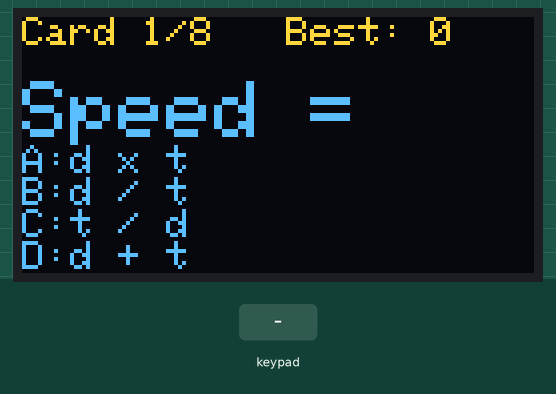
Recording of a sketch running on a simulated ESP32. Shown: 128×64 one-colour display. The inputs (shaded band) are chosen by the test bench. The OLED is the two-colour kind (top 16 rows yellow); EEPROM starts erased.

Above: at 1.2 s.
1.3 s: key 'A' pressed
At 2.2 s:
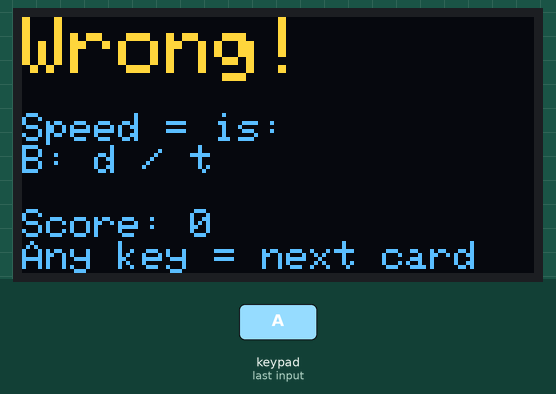
2.8 s: keypad keys 1 3 1 2 1 4 2 7 A pressed 0.4 s apart
At 3.3 s:
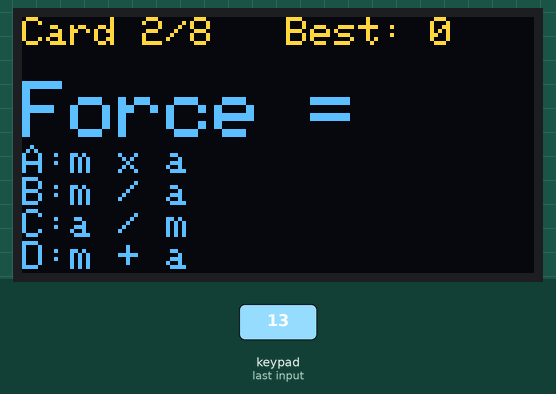
7.9 s: keypad keys 1 3 1 2 1 4 2 7 D pressed 0.4 s apart
At 8.3 s:
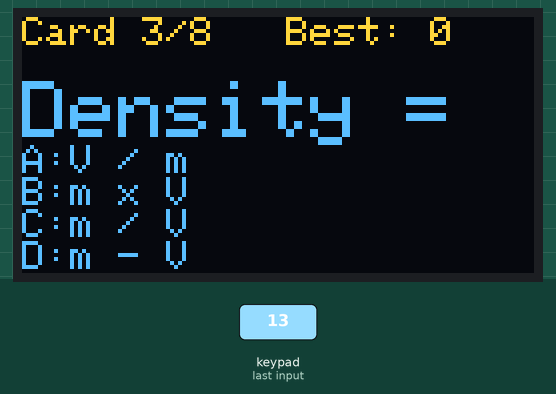
13.0 s: key '1' pressed
At 13.3 s:
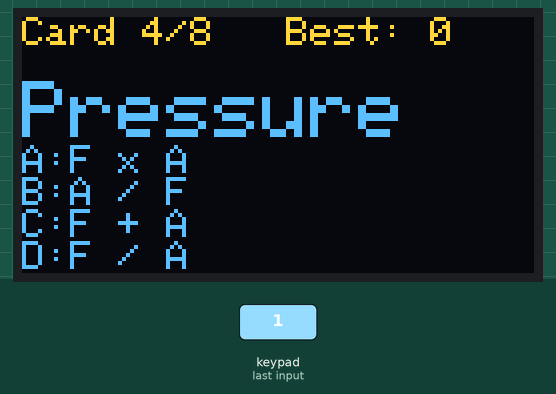
14.5 s: key 'B' pressed
At 15.7 s:
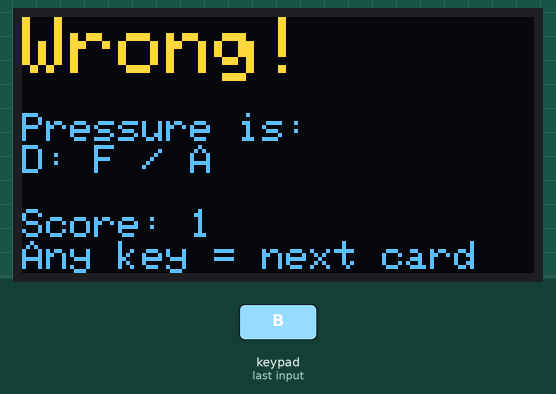
16.0 s: keypad keys 2 6 2 5 3 3 3 2 A pressed 0.4 s apart
At 16.9 s:
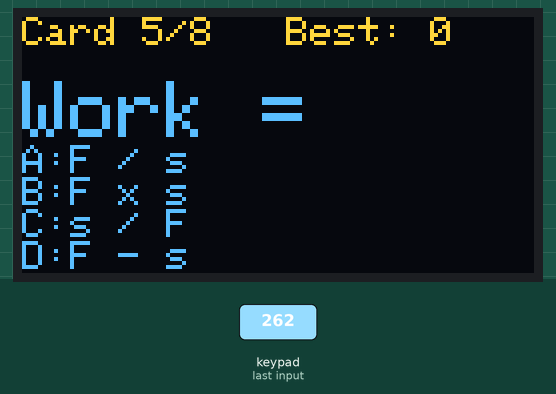
Timing chart, 0 to 19.0 s (numbered marks = the images above; inputs shaded):
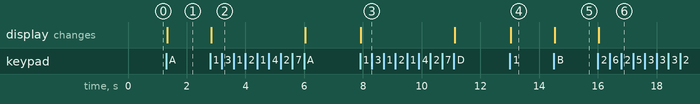

Measured:
- after the input at 1.3 s, the display: changes at once (image 1)
- after the input at 2.8 s, the display: changes at once (image 2)
- after the input at 7.9 s, the display: changes at once (image 3)
- after the input at 13.0 s, the display: changes at once (image 4)
- after the input at 14.5 s, the display: changes at once (image 5)
- after the input at 16.0 s, the display: changes at once (image 6)

The sketch:

C3_Formula_Trainer.ino
```cpp
#include <Wire.h>
#include <Adafruit_GFX.h>
#include <Adafruit_SSD1306.h>
#include <Keypad.h>
#include <EEPROM.h>

#define SCREEN_WIDTH 128
#define SCREEN_HEIGHT 64
Adafruit_SSD1306 display(SCREEN_WIDTH, SCREEN_HEIGHT, &Wire, -1);

const byte ROWS = 4;
const byte COLS = 4;
char keys[ROWS][COLS] = {
  {'1','2','3','A'},
  {'4','5','6','B'},
  {'7','8','9','C'},
  {'*','0','#','D'}
};
byte rowPins[ROWS] = {13, 12, 14, 27};
byte colPins[COLS] = {26, 25, 33, 32};
Keypad keypad = Keypad(makeKeymap(keys), rowPins, colPins, ROWS, COLS);

// ---------- NEW: A STRUCT FOR ONE FLASHCARD ----------
struct Flashcard {
  String word;
  String choiceA;
  String choiceB;
  String choiceC;
  String choiceD;
  char correctChoice;     // 'A', 'B', 'C' or 'D'
};

// An array of structs: 8 flashcards. Edit them with your own words!
// CHALLENGE 3: physics formulas instead of words.
// Keep each "word" short (10 letters) and each choice short (19 letters).
Flashcard cards[8] = {
  {"Speed =", "d x t", "d / t", "t / d", "d + t", 'B'},
  {"Force =", "m x a", "m / a", "a / m", "m + a", 'A'},
  {"Density =", "V / m", "m x V", "m / V", "m - V", 'C'},
  {"Pressure", "F x A", "A / F", "F + A", "F / A", 'D'},
  {"Work =", "F / s", "F x s", "s / F", "F - s", 'B'},
  {"Power =", "W / t", "W x t", "t / W", "W + t", 'A'},
  {"Weight =", "m / g", "g / m", "m x g", "m + g", 'C'},
  {"V (Ohm) =", "I / R", "R / I", "I + R", "I x R", 'D'}
};
const int TOTAL_CARDS = 8;

int currentCard = 0;
int score = 0;
int bestScore = 0;            // loaded from EEPROM
bool showingResult = false;
bool wasCorrect = false;

void setup() {
  Serial.begin(115200);
  if (!display.begin(SSD1306_SWITCHCAPVCC, 0x3C)) {
    Serial.println("OLED not found");
    while (true);
  }
  EEPROM.begin(4);
  bestScore = EEPROM.read(0);
  if (bestScore > TOTAL_CARDS) bestScore = 0;   // empty EEPROM reads 255
  display.setTextColor(SSD1306_WHITE);
  showQuestion();
}

void loop() {
  char key = keypad.getKey();
  if (!key) return;

  if (showingResult) {          // any key: next card
    goToNextCard();
    return;
  }
  if (key == 'A' || key == 'B' || key == 'C' || key == 'D') {
    checkAnswer(key);
  }
}

// Returns the text of choice A, B, C or D of a card
String choiceText(Flashcard card, char letter) {
  if (letter == 'A') return card.choiceA;
  if (letter == 'B') return card.choiceB;
  if (letter == 'C') return card.choiceC;
  return card.choiceD;
}

void checkAnswer(char chosen) {
  wasCorrect = (chosen == cards[currentCard].correctChoice);
  if (wasCorrect) {
    score++;
  }
  showingResult = true;
  showResultScreen();
}

void goToNextCard() {
  currentCard++;
  showingResult = false;
  if (currentCard >= TOTAL_CARDS) {   // the quiz is over
    showFinalScore();
    delay(4000);
    currentCard = 0;
    score = 0;
  }
  showQuestion();
}

void showQuestion() {
  Flashcard card = cards[currentCard];   // a copy of the current card
  display.clearDisplay();
  display.setTextSize(1);
  display.setCursor(0, 0);
  display.print("Card ");
  display.print(currentCard + 1);
  display.print("/");
  display.print(TOTAL_CARDS);
  display.print("   Best: ");
  display.println(bestScore);
  display.setCursor(0, 16);   // row 16: below the yellow strip
  display.setTextSize(2);
  display.println(card.word);
  display.setTextSize(1);
  display.print("A:"); display.println(card.choiceA);
  display.print("B:"); display.println(card.choiceB);
  display.print("C:"); display.println(card.choiceC);
  display.print("D:"); display.println(card.choiceD);
  display.display();
}

void showResultScreen() {
  Flashcard card = cards[currentCard];
  display.clearDisplay();
  display.setTextSize(2);
  display.setCursor(0, 0);
  if (wasCorrect) {
    display.println("Correct!");
  } else {
    display.println("Wrong!");
  }
  display.setTextSize(1);
  display.println("");
  display.print(card.word);
  display.println(" is:");
  display.print(card.correctChoice);
  display.print(": ");
  display.println(choiceText(card, card.correctChoice));
  display.println("");
  display.print("Score: ");
  display.println(score);
  display.print("Any key = next card");
  display.display();
}

void showFinalScore() {
  bool newBest = score > bestScore;
  if (newBest) {                      // save the new best score for ever
    bestScore = score;
    EEPROM.write(0, bestScore);
    EEPROM.commit();
  }
  display.clearDisplay();
  display.setTextSize(1);
  display.setCursor(0, 0);
  display.println("Quiz complete!");
  display.println("");
  display.setTextSize(2);
  display.print(score);
  display.print(" / ");
  display.println(TOTAL_CARDS);
  display.setTextSize(1);
  display.println("");
  if (newBest) {
    display.println("NEW BEST SCORE!");
  } else {
    display.print("Best score: ");
    display.println(bestScore);
  }
  display.display();
}
```
